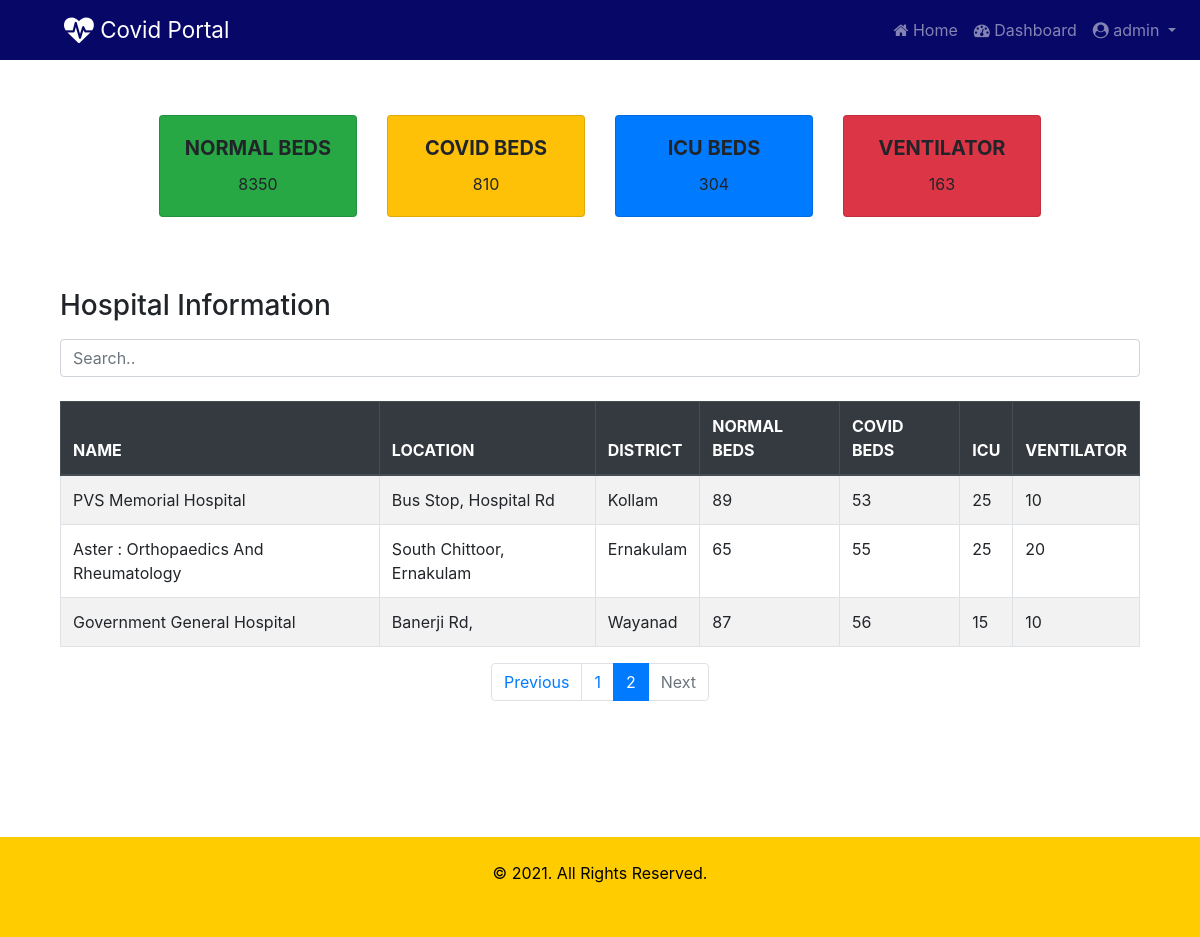
Page /beds/?page=2 (signed in) on the committed database.
### beds/models.py (models this page shows, shortened)
class Hospital(models.Model):
    sc = (
        ('gov','government'),
        ('prv','private')
    )
    name = models.CharField(max_length=50)
    location = models.CharField(max_length=50)
    district = models.CharField(max_length=2,choices=dt)
    phone = models.CharField(max_length=15)
    sector = models.CharField(max_length=3,choices=sc)
    covid_beds = models.IntegerField()
    normal_beds = models.IntegerField()
    icu_beds = models.IntegerField()
    ventilator = models.IntegerField()
    user = models.OneToOneField(User, on_delete=models.CASCADE,blank=True,null=True)

### beds/views.py (the view)
# urls.py: path('',views.index, name='index'),
def index(request):
    normal_beds = Hospital.objects.aggregate(total=Sum('normal_beds'))
    covid_beds = Hospital.objects.aggregate(total=Sum('covid_beds'))
    icu = Hospital.objects.aggregate(total=Sum('icu_beds'))
    ventilator = Hospital.objects.aggregate(total=Sum('ventilator'))
    page = request.GET.get('page', 1)
    hospital_list = Hospital.objects.all()
    paginator = Paginator(hospital_list, 5)
    try:
        hospitals = paginator.page(page)
    except PageNotAnInteger:
        hospitals = paginator.page(1)
    except EmptyPage:
        hospitals = paginator.page(paginator.num_pages)
    context = {
        'normal_beds': normal_beds,
        'covid_beds': covid_beds,
        'icu': icu,
        'ventilator': ventilator,
        'hospitals': hospitals
    }
    return render(request, 'beds/summary.html', context)

### beds/templates/beds/summary.html (shortened to what this page needs)
{% extends 'beds/index.html' %}
{% block content %}
<div class="card_group">
<div class="row row-cols-1 row-cols-sm-2 row-cols-md-3 row-cols-lg-4 row-cols-xl-5 justify-content-center">
  <div class="col mb-4">
    <div class="card bg-success">
      <div class="card-body text-center">
        <h5 class="card-title"><b>NORMAL BEDS</b></h5>
        <p class="card-text">{{ normal_beds.total }}</p>
      </div>
    </div>
  </div>
  <div class="col mb-4">
    <div class="card bg-warning">
      <div class="card-body text-center">
        <h5 class="card-title"><b>COVID BEDS</b></h5>
        <p class="card-text">{{ covid_beds.total }}</p>
      </div>
    </div>
  </div>
  <div class="col mb-4">
    <div class="card bg-primary">
      <div class="card-body text-center">
        <h5 class="card-title"><b>ICU BEDS</b></h5>
        <p class="card-text">{{ icu.total }}</p>
      </div>
    </div>
  </div>
  <div class="col mb-4">
    <div class="card bg-danger  ">
      <div class="card-body text-center">
        <h5 class="card-title"><b>VENTILATOR</b></h5>
        <p class="card-text">{{ ventilator.total }}</p>
      </div>
    </div>
  </div>
</div>
</div>
<div class="container mt-5">
  <h3 class="mb-3">Hospital Information</h3>
  <input class="form-control" id="myInput" type="text" placeholder="Search..">
  <br>
  <table class="table table-bordered table-striped table-hover">
    <thead class="thead-dark">
      <tr>
        <th>NAME</th>
        <th>LOCATION</th>
        <th>DISTRICT</th>
        <th>NORMAL BEDS</th>
        <th>COVID BEDS</th>
        <th>ICU</th>
        <th>VENTILATOR</th>
      </tr>
    </thead>
    <tbody id="myTable">
     {% for hospital in hospitals %}
      <tr>
        <td>{{ hospital.name }}</td>
        <td>{{ hospital.location}}</td>
        <td>{{ hospital.get_district_display}}</td>
        <td>{{ hospital.normal_beds}}</td>
        <td>{{ hospital.covid_beds}}</td>
        <td>{{ hospital.icu_beds}}</td>
        <td>{{ hospital.ventilator}}</td>
      </tr>
     {% endfor %}
    </tbody>
  </table>
  {% if hospitals.has_other_pages %}
  <nav aria-label="Pagination">
    <ul class="pagination justify-content-center">
      {% if hospitals.has_previous %}
        <li class="page-item"><a class="page-link" href="?page={{ hospitals.previous_page_number }}">Previous</a></li>
      {% else %}
        <li class="page-item disabled"><a class="page-link" href="#" tabindex="-1">Previous</a></li>
      {% endif %}
      {% for i in hospitals.paginator.page_range %}
        {% if hospitals.number == i %}
          <li class="page-item active"><a class="page-link" href="#"><span>{{ i }} <span class="sr-only">(current)</span></span></a></li>
        {% else %}
          <li class="page-item"><a class="page-link" href="?page={{ i }}">{{ i }}</a></li>
        {% endif %}
      {% endfor %}
      {% if hospitals.has_next %}
        <li class="page-item"><a class="page-link" href="?page={{ hospitals.next_page_number }}">Next</a></li>
      {% else %}
        <li class="page-item disabled"><a class="page-link" href="#">Next</a></li>
      {% endif %}
    </ul>
  </nav>
  {% endif %}
  <div style="height:120px;"></div>
</div>
{% endblock %}

### beds/templates/beds/index.html (shortened to what this page needs)
{% load static %}
<!DOCTYPE html>
<html lang="en">
<head>
    <link rel="stylesheet" href="https://cdnjs.cloudflare.com/ajax/libs/font-awesome/4.7.0/css/font-awesome.min.css">
    <link rel="stylesheet" href="https://cdn.jsdelivr.net/npm/bootstrap@4.5.3/dist/css/bootstrap.min.css">
    <link rel="stylesheet" href="{% static 'beds/css/styles.css' %}">
</head>
<body>
    <nav class="navbar navbar-expand-lg bg-navy navbar-dark">
        <a class="navbar-brand ml-5" href="#"><i class="fa fa-heartbeat fa-lg"></i> Covid Portal</a>
        {% if user.is_authenticated %}
        <ul class="navbar-nav ml-auto">
          <li class="nav-item">
            <a class="nav-link" href="{% url 'index' %}"><i class="fa fa-home"></i> Home </a>
          </li>
          <li class="nav-item">
            <a class="nav-link" href="{% url 'dashboard' %}"><i class="fa fa-dashboard"></i> Dashboard </a>
          </li>
         <li class="nav-item dropdown">
           <a class="nav-link dropdown-toggle" href="#" id="navbardrop" data-toggle="dropdown">
             <i class="fa fa-user-circle"></i> {{ user.username }}
           </a>
         </li>
        </ul>
        {% endif %}
      </nav>
      <div class="container">
      {% block content %}
      {% endblock %}
      </div>
      <footer class="footer" style=" width:100%;">
        <div class="container-fluid p-4" >
          <p class="text-center"> &copy; 2021. All Rights Reserved.</p>
        </div>
      </footer>
</body>
</html>

### beds/static/beds/css/styles.css (style rules this page uses)
* { box-sizing: border-box; margin: 0; padding: 0; }
.bg-navy { background-color: rgb(7, 7, 104); }
.navbar-brand { color: #fff; font-size: 1.4rem; }
.footer { background-color: #ffcc00; color: black; height: 100px; }
.card_group { padding-top: 5%; }

### rows in the picture
Hospital: name "PVS Memorial Hospital", location "Bus Stop, Hospital Rd", district "Kollam", normal_beds "89", covid_beds "53", icu_beds "25", ventilator "10"
Hospital: name "Aster : Orthopaedics And Rheumatology", location "South Chittoor, Ernakulam", district "Ernakulam", normal_beds "65", covid_beds "55", icu_beds "25", ventilator "20"
Hospital: name "Government General Hospital", location "Banerji Rd,", district "Wayanad", normal_beds "87", covid_beds "56", icu_beds "15", ventilator "10"

### other values in the picture
{{ user.username }} "admin"
{{ normal_beds.total }} "8350"
{{ covid_beds.total }} "810"
{{ icu.total }} "304"
{{ ventilator.total }} "163"
{{ i }} "1"
{{ i }} "2"
